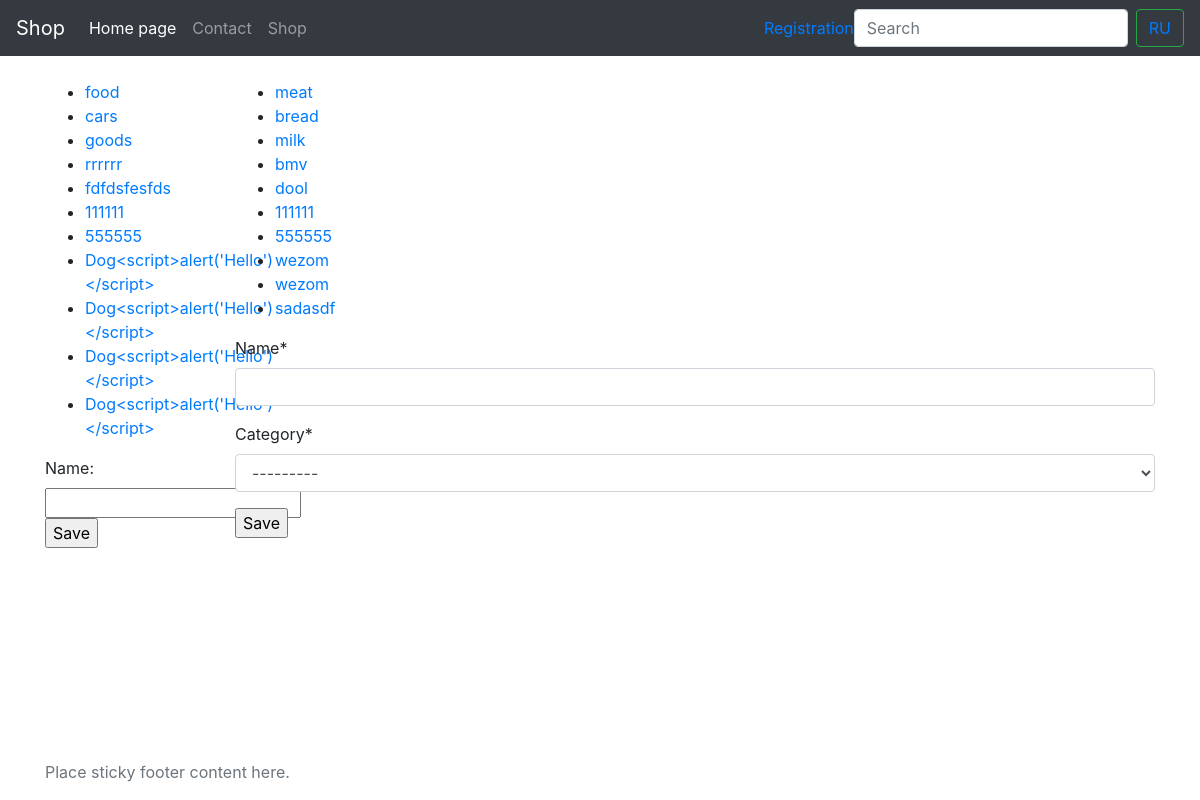
/en/shop, run on an earlier commit of the app's database.
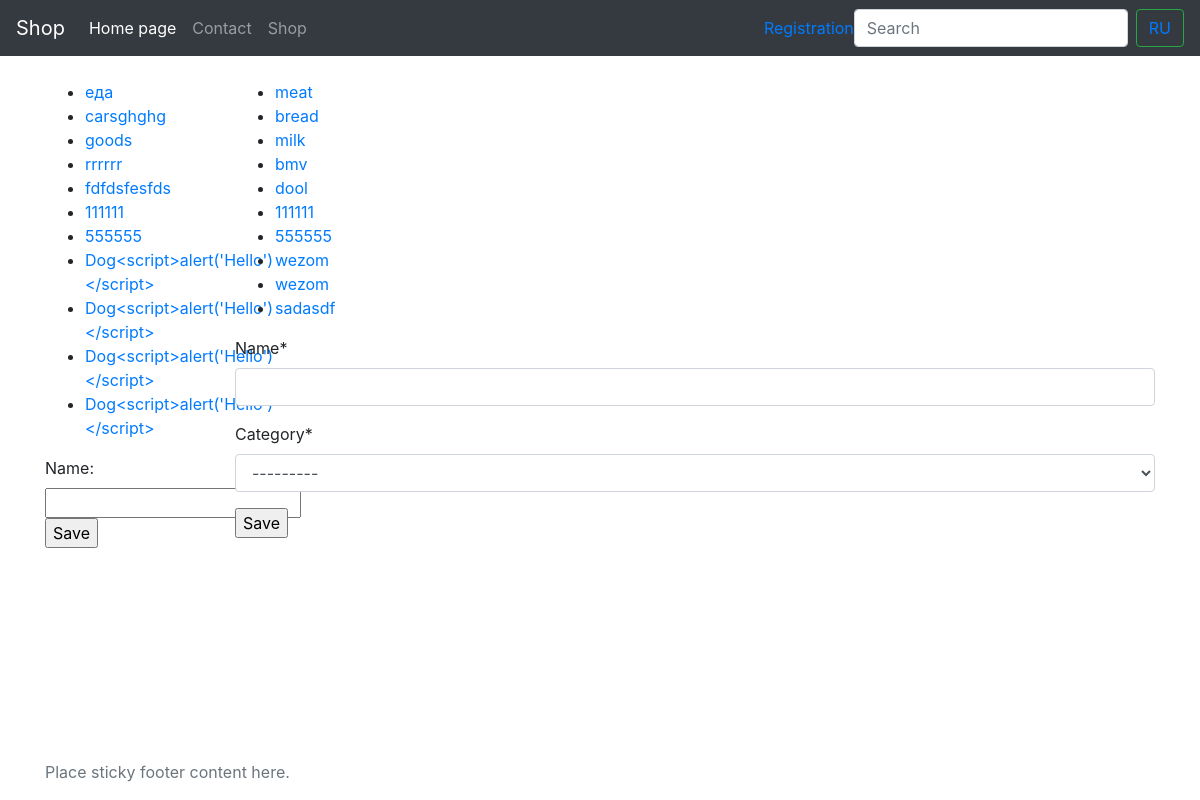
And on a later commit of the database.
### shop/models.py (models this page shows, shortened)
class Category(models.Model):
    name = models.CharField(max_length=250)
    test = models.CharField(max_length=250, null=True, blank=True)
    def __str__(self):
        return self.name

### shop/views.py (the view)
# urls.py: path('shop', shop_list, name='shop-list'),
def shop_list(request,cat_id=0):
    if request.method == "POST":
        form = CategoryForm(request.POST)
        if form.is_valid():
            o = form.save()
    categories = Category.objects.all()
    form = CategoryForm()
    form_product = ProductForm()
    if cat_id == 0:
        products = Product.objects.all()
    else:
        products = Product.objects.filter(category_id=cat_id)
    return render(request, 'shoplist.html', {
        "categories": categories,
        "products": products,
        "form": form,
        "form_product": form_product
    })

### shop/forms.py
class CategoryForm(ModelForm):
    class Meta:
        model = Category
        fields = ['name']

class ProductForm(ModelForm):
    class Meta:
        model = Product
        fields = ['name', 'category']

### templates/shoplist.html (shortened to what this page needs)
{% load crispy_forms_tags %}
<!doctype html>
<html lang="en" class="h-100">
  <head>
    <link rel="stylesheet" href="https://cdn.jsdelivr.net/npm/bootstrap@4.6.0/dist/css/bootstrap.min.css">
  </head>
  <body class="d-flex flex-column h-100">
  {% include 'navbar.html' %}
<main role="main" class="flex-shrink-0">
  <div class="container">
    <div class="row" style="padding-top: 80px">
        <div class="col-2">
        <ul>
        {% for cat in categories %}
           <li>
           <a href="{% url 'shop-filter' cat_id=cat.id %}">
                {{ cat }}
           </a>
           </li>
        {% endfor %}
        </ul>
        <form method="POST" action="">
            {{ form }}
            <input type="submit" name="Save" value="Save" />
        </form>
        </div>
        <div class="col-10">
        <ul>
        {% for p in products %}
           <li>
           <a href="">
                {{ p.name }}
           </a>
           </li>
        {% endfor %}
        </ul>
        <form method="POST" action="{% url 'save-product' %}">
            {{ form_product|crispy }}
            <input type="submit" name="Save" value="Save" />
        </form>
        </div>
    </div>
  </div>
</main>
<footer class="footer mt-auto py-3">
  <div class="container">
    <span class="text-muted">Place sticky footer content here.</span>
  </div>
</footer>
  </body>
</html>

What changed in the data, as far as the page shows it:
changed Category: name "food" → "еда"
changed Category: name "cars" → "carsghghg"
